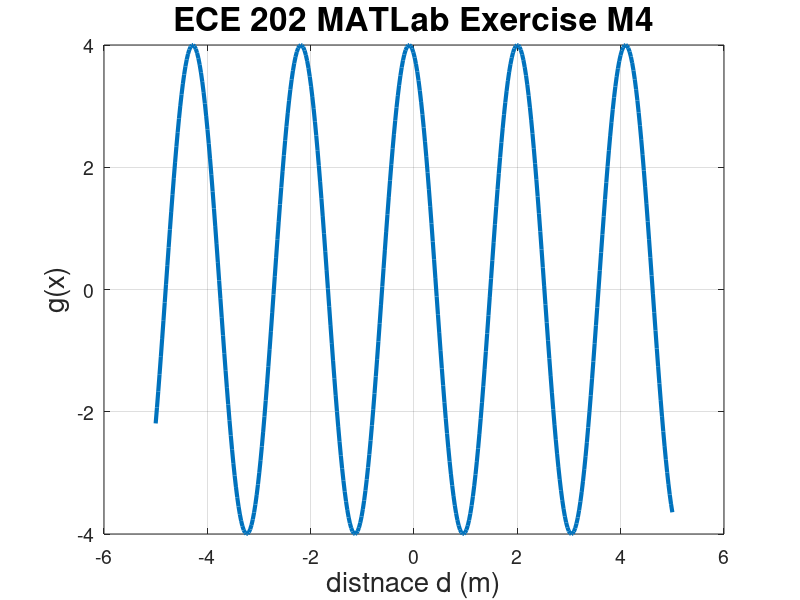

Source code (MATLAB): (Note: this script raises an error after producing the figure.)
% Ian Woodbury
% 9/19/21
% ECE 202 Fall 2021 MATLAB Exercise M4
% Plotting different graphs in terms of x(distanvce in meters) and t
% (time in s or ms) Each graph labeled in their own section

clear

% ------ Truncated Power Series ------
    
    t = linspace(0, 6, 400);    % t is time in seconds
    f = 1 + t/2 - (t.^2)/3;
    plot (t, f, 'LineWidth', 3) % plots function f in terms of t
    grid on
    set(gca, 'FontSize', 14)    % sets the font size for axis values
    xlabel('time t (s)', 'FontSize', 20);
    ylabel('f(t)','FontSize', 20);
    title('ECE 202 MATLab Exercise M4', 'FontSize', 24)
    % subtitle('Truncated Power Series Graph', 'FontSize', 14)

% ------ Shifted Sinusoid ------

    x = linspace(-5, 5, 400);   % x is distance in meters
    g = 4*cos(3*(x-2)); 
    plot (x, g, 'LineWidth', 3) % % plots function g in terms of x
    grid on
    set(gca, 'FontSize', 14)    % sets the font size for axis values
    xlabel('distnace d (m)', 'FontSize', 20);
    ylabel('g(x)','FontSize', 20);
    title('ECE 202 MATLab Exercise M4', 'FontSize', 24)
    % subtitle('Shifted Sinusoid Graph', 'FontSize', 14)

% ------ Normalized Gaussian ------

    x = linspace(0, 10, 400); % x is distance in meters
    p = (1/(2*sqrt(pi)))*e^(-(x-5)^(2)/4);  
    plot (x, p, 'LineWidth', 3) % plots function p in terms of x
    grid on
    set(gca, 'FontSize', 14)    % sets the font size for axis values
    xlabel('distnace d (m)', 'FontSize', 20);
    ylabel('g(x)','FontSize', 20);
    title('ECE 202 MATLab Exercise M4', 'FontSize', 24)
    % subtitle('Normalized Gaussian Graph', 'FontSize', 14)

% ------Three Dampings for paralled RLC ------

    t = linspace(0, 40, 400); % time t, in seconds
    v1 = 16*e^(-800*t) - 4*e^(-200*t); % all 3 are equations 
    v2 = 12*e^(-500*t) - 6000*e^(-500*t); % for voltage over time
    v3 = 12*(e^(-120*t))*cos(450*t) - 5*e^(-120*t);
    plot (x, v1, v2, v3, 'LineWidth', 3) % plots all voltage equations 
    grid on                             % in terms of t(seconds)
    set(gca, 'FontSize', 14)    % sets the font size for axis values
    xlabel('distnace d (m)', 'FontSize', 20);
    ylabel('g(x)','FontSize', 20);
    title('ECE 202 MATLab Exercise M4', 'FontSize', 24)
    % subtitle('Truncated Power Series Graph', 'FontSize', 14)
